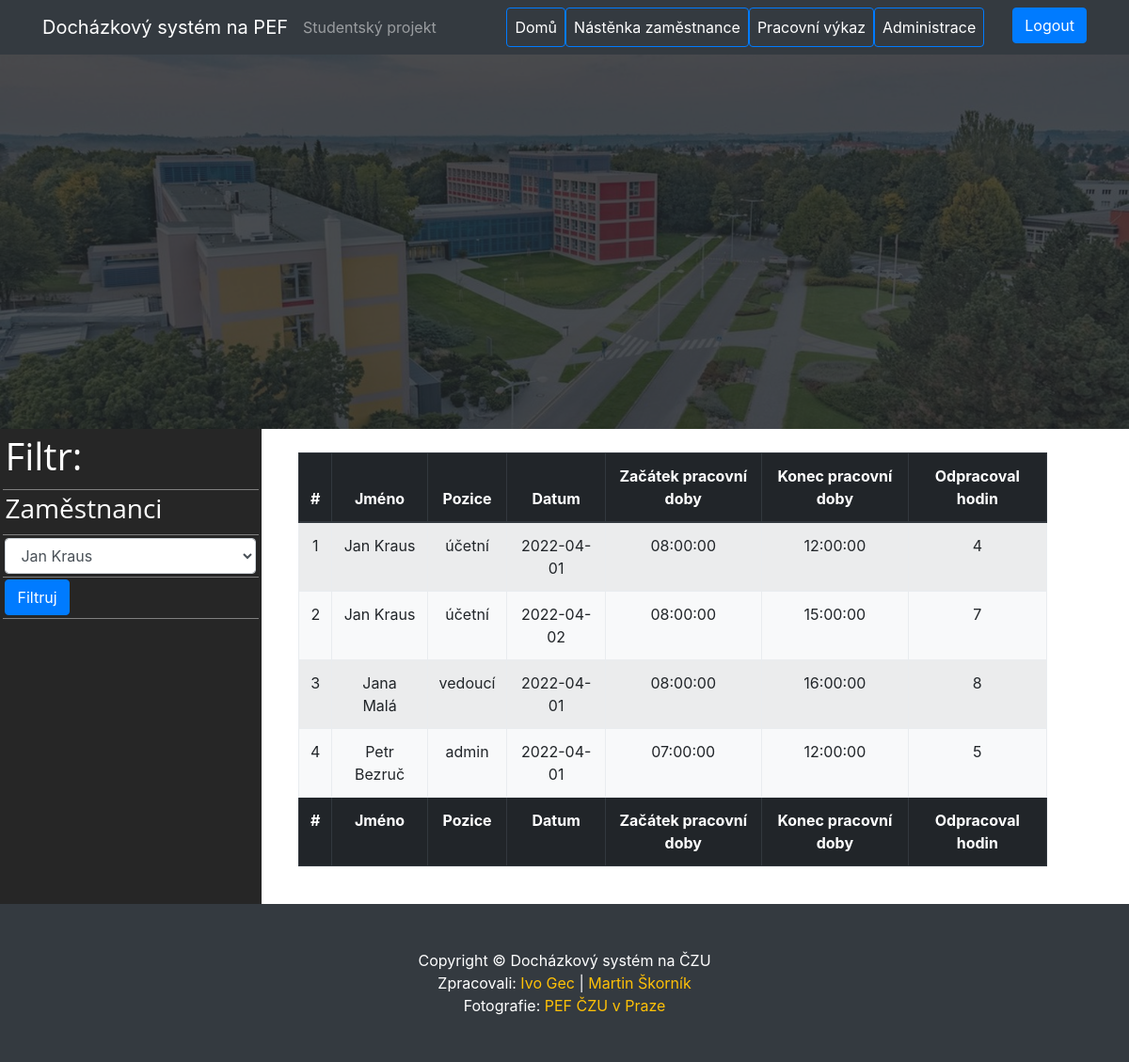
The page /admin/pracovni_vykazAdmin.php (signed in) on the database its author committed.
### tables this page shows
CREATE TABLE `dochazka` (
  `idDochazka` int(11) NOT NULL,
  `celeJmeno` varchar(60) NOT NULL,
  `pozice` varchar(40) NOT NULL,
  `datum` date NOT NULL,
  `zacatekPracovniDoby` time NOT NULL,
  `konecPracovniDoby` time NOT NULL,
  `pocetodpracovanychHodit` int(2) NOT NULL,
  `id_uzivatele` int(11) NOT NULL
);

### admin/pracovni_vykazAdmin.php (the view, shortened to what this page needs)
<?php
include "../conf/connect.php";
if ($_SESSION['admin'] == null) {
    ?>
    <div style="color: red">Nemáte oprávnění na tento web!</div>
    <meta http-equiv="refresh" content="2;url=../index.html">
    <?php
    die();
    session_destroy();
} else {
    ?>
    <!DOCTYPE html>
    <html lang="en">
        <head>
            <link href="../vendor/bootstrap/css/bootstrap.css" rel="stylesheet">
            <link href="../css/style.css" rel="stylesheet" type="text/css">
            <link href="../vendor/font-awesome/css/font-awesome.min.css" rel="stylesheet" type="text/css">
        </head>
        <body>
            <nav class="navbar fixed-top navbar-expand-lg navbar-dark bg-dark fixed-top">
                <div class="container">
                    <a class="navbar-brand" href="./domuAdmin.php">Docházkový systém na PEF</a>
                    <span class="navbar-text">Studentský projekt</span>
                    <div class="collapse navbar-collapse" id="navbarResponsive">
                        <ul class="navbar-nav ml-auto">
                            <li class="nav-item">
                                <a class="nav-link btn btn-outline-primary text-white" href="./domuAdmin.php">Domů</a>
                            </li>
                            <li class="nav-item">
                                <a class="nav-link btn btn-outline-primary text-white" href="./nastenka_Admin.php">Nástěnka zaměstnance</a>
                            </li>
                            <li class="nav-item">
                                <a class="nav-link btn btn-outline-primary text-white" href="./pracovni_vykazAdmin.php">Pracovní výkaz</a>
                            </li>
                            <li class="nav-item">
                                <a class="nav-link btn btn-outline-primary text-white" href="./administrace.php">Administrace</a>
                            </li>
                            <li class="nav-item login">
                                <a class="btn btn-primary" href="../conf/logout.php">Logout</a>
                            </li>
                        </ul>
                    </div>
                </div>
            </nav>
            <header class="masthead" style="background-image: url('../img/czu.jpg'); background-position: center; background-repeat: no-repeat; background-size: cover">
                <div class="overlay"></div>
                <div class="container">
                    <div class="row">
                        <div class="col-lg-8 col-md-10 mx-auto">
                            <div class="site-heading"></div>
                        </div>
                    </div>
                </div>
            </header>
            <main>
                <div class="row">
                    <div class="col-md-3">
                        <div id="sidebar">
                            <form action=" " method="post" name="formFiltr">
                                <ul class="nav flex-column">
                                    <li class="nav-item"><h1>Filtr:</h1></li>
                                    <li class="nav-item"><h3>Zaměstnanci</h3></li>
                                    <li class="nav-item">
                                        <select class="form-control" name="selectZam">
                                            <?php
                                            $dotazZamestnanci = mysqli_query($spojeni, "select idUzivatel, concat(jmeno, ' ', prijmeni) as jmenoPrij  from uzivatele");
                                            while ($row = mysqli_fetch_array($dotazZamestnanci)) {
                                                echo "<option value=". $row[0] .">" . $row["jmenoPrij"] . "</option>";
                                            }
                                            ?>
                                        </select>
                                    </li>
                                    <li class="nav-item">
                                        <input type="submit" name="submit" value="Filtruj" class="btn btn-primary">
                                    </li>
                                </ul>
                            </form>
                        </div>
                    </div>
                    <div class="col-md-8" id="table">
                        <table class="table table-bordered table-striped table-hover bg-light text-center" id="zmizNaFilter">
                            <thead class="thead-dark">
                                <tr>
                                    <th scope="col" id="zmiz">#</th>
                                    <th scope="col">Jméno</th>
                                    <th scope="col">Pozice</th>
                                    <th scope="col">Datum</th>
                                    <th scope="col">Začátek pracovní doby</th>
                                    <th scope="col">Konec pracovní doby</th>
                                    <th scope="col">Odpracoval hodin</th>
                                </tr>
                            </thead>
                            <tfoot class="thead-dark">
                                <tr>
                                    <th scope="col" id="zmiz">#</th>
                                    <th scope="col">Jméno</th>
                                    <th scope="col">Pozice</th>
                                    <th scope="col">Datum</th>
                                    <th scope="col">Začátek pracovní doby</th>
                                    <th scope="col">Konec pracovní doby</th>
                                    <th scope="col">Odpracoval hodin</th>
                                </tr>
                            </tfoot>
                            <tbody>
                                <?php
                             if (isset($_POST['submit'])) {
                              $zvolenaHodnota = $_POST["selectZam"];
                              $dotazTabuFil = mysqli_query($spojeni, "select * from uzivatele join dochazka on uzivatele.idUzivatel = dochazka.id_uzivatele where uzivatele.idUzivatel = $zvolenaHodnota");
                                  if (!$dotazTabuFil) {
                                printf("Error: %s\n", mysqli_error($spojeni));
                                 exit();
                                    }
                                    while ($radek = mysqli_fetch_array($dotazTabuFil)) {
                                        ?>
                                        <tr>
                                            <td><?php echo $radek["idUzivatel"] ?></td>
                                            <td><?php echo $radek["celeJmeno"] ?></td>
                                            <td><?php echo $radek["pozice"] ?></td>
                                            <td><?php echo $radek["datum"] ?></td>
                                            <td><?php echo $radek["zacatekPracovniDoby"] ?></td>
                                            <td><?php echo $radek["konecPracovniDoby"] ?></td>
                                            <td><?php echo $radek["pocetodpracovanychHodit"] ?></td>
                                        </tr>
                                        <?php
                                    }
                                 }else{
                                $dotazTabu = mysqli_query($spojeni, "select * from dochazka");
                                while ($row = mysqli_fetch_array($dotazTabu)) {
                                    ?>
                                    <tr>
                                        <td><?php echo $row["idDochazka"] ?></td>
                                        <td><?php echo $row["celeJmeno"] ?></td>
                                        <td><?php echo $row["pozice"] ?></td>
                                        <td><?php echo $row["datum"] ?></td>
                                        <td><?php echo $row["zacatekPracovniDoby"] ?></td>
                                        <td><?php echo $row["konecPracovniDoby"] ?></td>
                                        <td><?php echo $row["pocetodpracovanychHodit"] ?></td>
                                    </tr>
                                    <?php
                                }
                             }
                                ?>
                            </tbody>
                        </table>
                    </div>
                </div>
            </main>
            <footer class="py-5 bg-dark" id="footer">
                <div class="container">
                    <p class="m-0 text-center text-white">Copyright &copy; Docházkový systém na ČZU</p>
                </div>
                <div class="container">
                    <p class="m-0 text-center text-white">Zpracovali: <a href="mailto:XGECI001@studenti.czu.cz" class="text-warning"> Ivo Gec </a> | <a href="mailto:XSKOM023@studenti.czu.cz" class="text-warning"> Martin Škorník </a></p>
                </div>
                <div class="container">
                    <p class="m-0 text-center text-white">Fotografie: <a href="https://www.pef.czu.cz/cs/r-7006-o-fakulte/r-7018-pr-a-media/r-8569-fotogalerie" class="text-warning"> PEF ČZU v Praze</a> </p>
                </div>
            </footer>
        </body>
    </html>
<?php } ?>

### css/style.css (style rules this page uses)
body { padding-top: 54px; }
h1, h2, h3, h4, h5, h6 { font-family: 'Open Sans','Helvetica Neue',Helvetica,Arial,sans-serif; }
@media (min-width: 992px) { body { padding-top: 56px; } }
.nav-item.login { margin-left: 30px; }
header.masthead { position: relative; }
header.masthead .overlay { position: absolute; width: 100%; height: 100%; background-color: #212529; opacity: 0.8; }
header.masthead .site-heading { padding: 200px 0px; color: white; text-align: center; }

### admin/pracovni_vykazAdmin.php (style rules this page uses)
#sidebar { padding: 1%; height: 100%; color: white; background-color: #262626; }
#sidebar ul li { color: white; padding: 1%; border-bottom: 1px solid grey; }
#table { margin:1%; padding:1%; min-height: 350px; }

### rows shown on the page
dochazka: idDochazka "1", celeJmeno "Jan Kraus", pozice "účetní", datum "2022-04-01", zacatekPracovniDoby "08:00:00", konecPracovniDoby "12:00:00", pocetodpracovanychHodit "4"
dochazka: idDochazka "2", celeJmeno "Jan Kraus", pozice "účetní", datum "2022-04-02", zacatekPracovniDoby "08:00:00", konecPracovniDoby "15:00:00", pocetodpracovanychHodit "7"
dochazka: idDochazka "3", celeJmeno "Jana Malá", pozice "vedoucí", datum "2022-04-01", zacatekPracovniDoby "08:00:00", konecPracovniDoby "16:00:00", pocetodpracovanychHodit "8"
dochazka: idDochazka "4", celeJmeno "Petr Bezruč", pozice "admin", datum "2022-04-01", zacatekPracovniDoby "07:00:00", konecPracovniDoby "12:00:00", pocetodpracovanychHodit "5"

### other values the page prints
form field selectZam "Jan Kraus"
